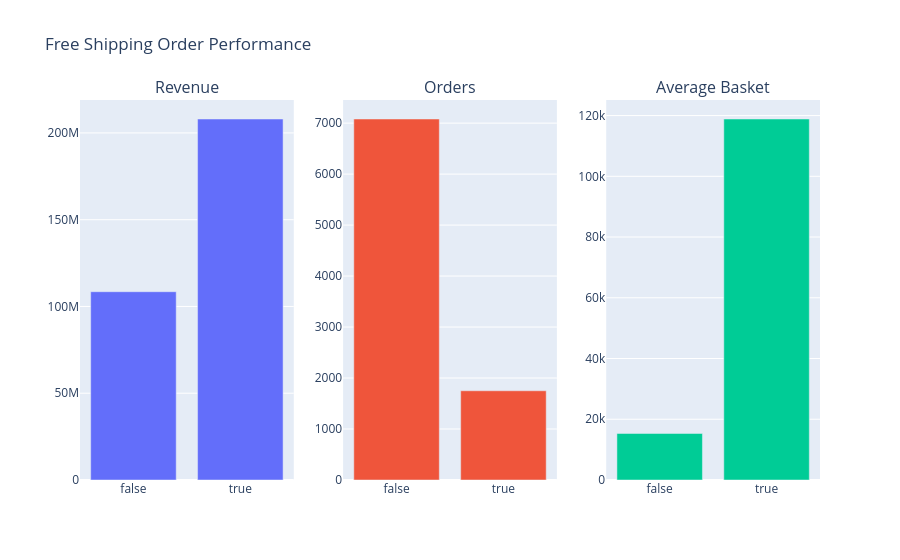

The code cell stored with this chart in its notebook:
### Code cell
impact = free_shipping_performance(clean_transactions, valid_sales)
fig = make_subplots(
    rows=1, cols=3,
    subplot_titles=("Revenue", "Orders", "Average Basket")
)

fig.add_trace(
    go.Bar(x=impact["order_has_free_shipping"], y=impact["Total_Revenue"], name="Revenue"),
    row=1, col=1
)
fig.add_trace(
    go.Bar(x=impact["order_has_free_shipping"], y=impact["Total_Orders"], name="Orders"),
    row=1, col=2
)
fig.add_trace(
    go.Bar(x=impact["order_has_free_shipping"], y=impact["Average_Order_Value"], name="Average Basket"),
    row=1, col=3
)

fig.update_layout(title_text="Free Shipping Order Performance", showlegend=False)
fig.show()

### Figure 1 — Plotly figure (JSON) as saved in the notebook; plotly's stock layout.template omitted (floating-point values rounded to 4 significant figures)
{"data": [{"name": "Revenue", "type": "bar", "x": [false, true], "xaxis": "x", "y": [108500000.0, 208000000.0], "yaxis": "y"}, {"name": "Orders", "type": "bar", "x": [false, true], "xaxis": "x2", "y": [7081, 1750], "yaxis": "y2"}, {"name": "Average Basket", "type": "bar", "x": [false, true], "xaxis": "x3", "y": [15320.0, 118900.0], "yaxis": "y3"}], "layout": {"annotations": [{"font": {"size": 16}, "showarrow": false, "text": "Revenue", "x": 0.1444, "xanchor": "center", "xref": "paper", "y": 1.0, "yanchor": "bottom", "yref": "paper"}, {"font": {"size": 16}, "showarrow": false, "text": "Orders", "x": 0.5, "xanchor": "center", "xref": "paper", "y": 1.0, "yanchor": "bottom", "yref": "paper"}, {"font": {"size": 16}, "showarrow": false, "text": "Average Basket", "x": 0.8556, "xanchor": "center", "xref": "paper", "y": 1.0, "yanchor": "bottom", "yref": "paper"}], "showlegend": false, "title": {"text": "Free Shipping Order Performance"}, "xaxis": {"anchor": "y", "domain": [0.0, 0.2889]}, "xaxis2": {"anchor": "y2", "domain": [0.3556, 0.6444]}, "xaxis3": {"anchor": "y3", "domain": [0.7111, 1.0]}, "yaxis": {"anchor": "x", "domain": [0.0, 1.0]}, "yaxis2": {"anchor": "x2", "domain": [0.0, 1.0]}, "yaxis3": {"anchor": "x3", "domain": [0.0, 1.0]}}}
